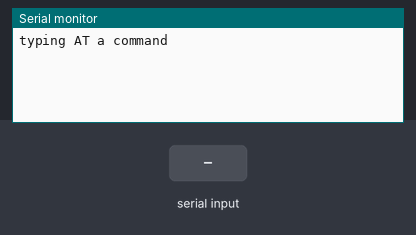
Recording of a sketch running on a simulated Arduino Uno, built with avr-gcc and run on an emulated ATmega328P. On the bench: the last lines printed to the serial monitor. The test bench sets the inputs (shaded band).

Above: at 1.2 s.
1.3 s: "1" received over the second serial link
At 1.9 s:
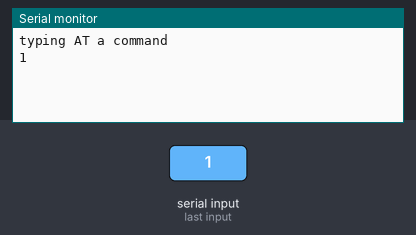
2.8 s: "0" received over the second serial link
At 4.3 s:
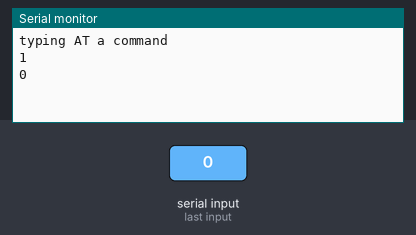

Measured:
- after the input at 1.3 s, the serial monitor: prints a new line at once (image 1)
- after the input at 2.8 s, the serial monitor: prints a new line at once (image 2)

The sketch:

SetupAtCommand.ino
```cpp
/**
 * Bluetooth HC-06
 * This project show with make setup the bluetooth module using command AT
 * List the comand basic AT
 * AT+VERSION   OKlinvorV1.8       The firmware version
\* AT+NAMExyz  OKsetname     Sets the module name to “xyz”
 * AT+PIN1234  OKsetPIN            Sets the module PIN to 1234
 * AT+BAUD1  OK1200            Sets the baud rate to 1200
 * AT+BAUD2  OK2400            Sets the baud rate to 2400
 * AT+BAUD3  OK4800            Sets the baud rate to 4800
 * AT+BAUD4  OK9600            Sets the baud rate to 9600
 * AT+BAUD5  OK19200             Sets the baud rate to 19200
 * AT+BAUD6  OK38400             Sets the baud rate to 38400
 * AT+BAUD7  OK57600             Sets the baud rate to 57600
 * AT+BAUD8  OK115200    Sets the baud rate to 115200
 * AT+BAUD9  OK230400    Sets the baud rate to 230400
 * AT+BAUDA  OK460800    Sets the baud rate to 460800
 * AT+BAUDB  OK921600      Sets the baud rate to 921600
 * AT+BAUDC  OK1382400     Sets the baud rate to 1382400
 */

//Load lib to communication bluetooth
#include <SoftwareSerial.h>

#define RX_PIN 6
#define TX_PIN 7

SoftwareSerial SerialCommunication(RX_PIN, TX_PIN);
String commandAT = "";

void setup() {
  Serial.begin(11600);
  Serial.println("typing AT a command");

  SerialCommunication.begin(9600);
}

void loop() {
  if(SerialCommunication.available()) {
    while(SerialCommunication.available()) {
     commandAT += (char)SerialCommunication.read();
   }
   Serial.println(commandAT);
   commandAT = "";
  }

  if(Serial.available()) {
    delay(10);
    SerialCommunication.write(Serial.read());
  }

}
```
